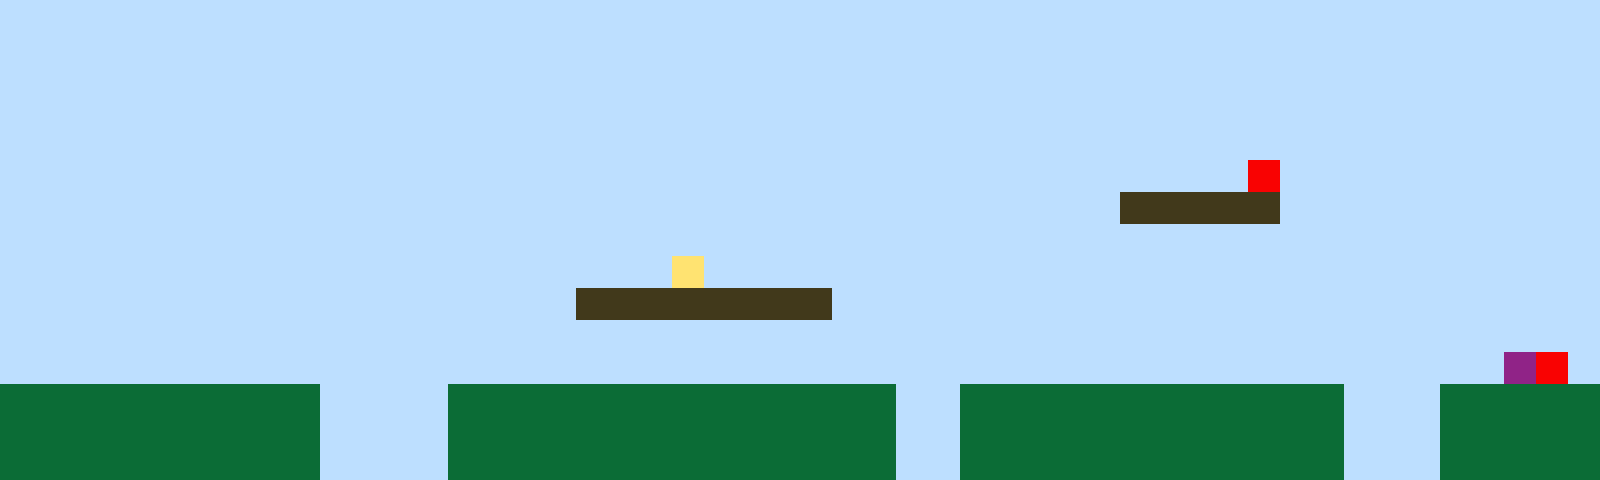

Rendered tile map (Tiled .tmx) drawn with the repository's tilesets; below, a short description and the full map source, tile grids included:
An orthogonal 50x15 tile map with 32x32 px tiles, 1 tile layer (Tile Layer 1).

<map version="1.10" tiledversion="1.11.2" orientation="orthogonal" renderorder="right-up" width="50" height="15" tilewidth="32" tileheight="32" infinite="0" nextlayerid="2" nextobjectid="1"><editorsettings><export target="map1.csv" format="csv" /></editorsettings><tileset firstgid="1" name="sprites" tilewidth="32" tileheight="32" tilecount="6" columns="3"><image source="sprites.png" width="96" height="64" /></tileset><layer id="1" name="Tile Layer 1" width="50" height="15"><data encoding="csv">1,1,1,1,1,1,1,1,1,1,1,1,1,1,1,1,1,1,1,1,1,1,1,1,1,1,1,1,1,1,1,1,1,1,1,1,1,1,1,1,1,1,1,1,1,1,1,1,1,1,1,1,1,1,1,1,1,1,1,1,1,1,1,1,1,1,1,1,1,1,1,1,1,1,1,1,1,1,1,1,1,1,1,1,1,1,1,1,1,1,1,1,1,1,1,1,1,1,1,1,1,1,1,1,1,1,1,1,1,1,1,1,1,1,1,1,1,1,1,1,1,1,1,1,1,1,1,1,1,1,1,1,1,1,1,1,1,1,1,1,1,1,1,1,1,1,1,1,1,1,1,1,1,1,1,1,1,1,1,1,1,1,1,1,1,1,1,1,1,1,1,1,1,1,1,1,1,1,1,1,1,1,1,1,1,1,1,1,1,1,1,1,1,1,1,1,1,1,1,1,1,1,1,1,1,1,1,1,1,1,1,1,1,1,1,1,1,1,1,1,1,1,1,1,1,1,1,1,1,1,1,1,1,1,1,1,1,1,1,1,1,1,1,1,1,1,1,1,1,1,1,1,1,1,1,1,1,1,1,1,1,1,1,1,1,1,1,1,1,1,1,1,1,1,1,1,1,1,1,1,1,1,1,1,1,1,1,1,1,5,1,1,1,1,1,1,1,1,1,1,1,1,1,1,1,1,1,1,1,1,1,1,1,1,1,1,1,1,1,1,1,1,1,1,1,1,1,1,1,1,1,1,1,1,1,3,3,3,3,3,1,1,1,1,1,1,1,1,1,1,1,1,1,1,1,1,1,1,1,1,1,1,1,1,1,1,1,1,1,1,1,1,1,1,1,1,1,1,1,1,1,1,1,1,1,1,1,1,1,1,1,1,1,1,1,1,1,1,1,1,1,1,1,1,1,1,1,1,1,1,1,1,1,1,1,1,1,1,1,1,1,4,1,1,1,1,1,1,1,1,1,1,1,1,1,1,1,1,1,1,1,1,1,1,1,1,1,1,1,1,1,1,1,1,1,1,1,1,1,1,1,1,1,1,1,1,1,1,3,3,3,3,3,3,3,3,1,1,1,1,1,1,1,1,1,1,1,1,1,1,1,1,1,1,1,1,1,1,1,1,1,1,1,1,1,1,1,1,1,1,1,1,1,1,1,1,1,1,1,1,1,1,1,1,1,1,1,1,1,1,1,1,1,1,1,1,1,1,1,1,1,1,1,1,1,1,1,1,1,1,1,1,1,1,1,1,1,1,1,1,1,1,1,1,1,1,1,1,1,1,1,1,1,1,1,1,1,1,1,1,1,1,1,1,1,1,1,1,1,1,1,1,1,1,1,1,1,6,5,1,2,2,2,2,2,2,2,2,2,2,1,1,1,1,2,2,2,2,2,2,2,2,2,2,2,2,2,2,1,1,2,2,2,2,2,2,2,2,2,2,2,2,1,1,1,2,2,2,2,2,2,2,2,2,2,2,2,2,2,2,1,1,1,1,2,2,2,2,2,2,2,2,2,2,2,2,2,2,1,1,2,2,2,2,2,2,2,2,2,2,2,2,1,1,1,2,2,2,2,2,2,2,2,2,2,2,2,2,2,2,1,1,1,1,2,2,2,2,2,2,2,2,2,2,2,2,2,2,1,1,2,2,2,2,2,2,2,2,2,2,2,2,1,1,1,2,2,2,2,2</data></layer></map>
